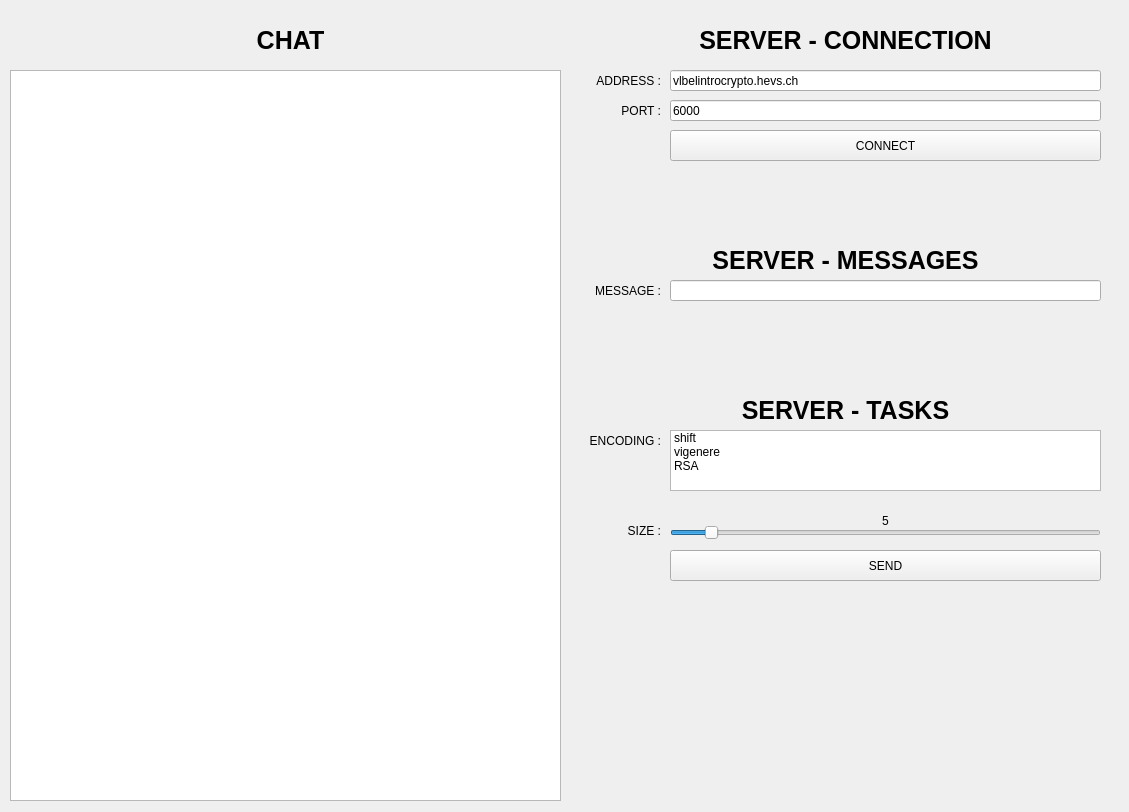
<?xml version="1.0" encoding="UTF-8"?>
<ui version="4.0">
 <class>MainWindow</class>
 <widget class="QMainWindow" name="MainWindow">
  <property name="geometry">
   <rect>
    <x>0</x>
    <y>0</y>
    <width>1129</width>
    <height>812</height>
   </rect>
  </property>
  <property name="mouseTracking">
   <bool>false</bool>
  </property>
  <property name="windowTitle">
   <string>Internet Secure Chat</string>
  </property>
  <property name="unifiedTitleAndToolBarOnMac">
   <bool>false</bool>
  </property>
  <widget class="QWidget" name="centralwidget">
   <widget class="QLineEdit" name="lineEdit_port">
    <property name="geometry">
     <rect>
      <x>670</x>
      <y>100</y>
      <width>431</width>
      <height>21</height>
     </rect>
    </property>
    <property name="text">
     <string>6000</string>
    </property>
   </widget>
   <widget class="QPlainTextEdit" name="plainTextEdit_chat">
    <property name="geometry">
     <rect>
      <x>10</x>
      <y>70</y>
      <width>551</width>
      <height>731</height>
     </rect>
    </property>
   </widget>
   <widget class="QLineEdit" name="lineEdit_address">
    <property name="geometry">
     <rect>
      <x>670</x>
      <y>70</y>
      <width>431</width>
      <height>21</height>
     </rect>
    </property>
    <property name="text">
     <string>vlbelintrocrypto.hevs.ch</string>
    </property>
   </widget>
   <widget class="QLabel" name="lbl_03">
    <property name="geometry">
     <rect>
      <x>570</x>
      <y>70</y>
      <width>91</width>
      <height>21</height>
     </rect>
    </property>
    <property name="text">
     <string>ADDRESS :</string>
    </property>
    <property name="alignment">
     <set>Qt::AlignmentFlag::AlignRight|Qt::AlignmentFlag::AlignTrailing|Qt::AlignmentFlag::AlignVCenter</set>
    </property>
   </widget>
   <widget class="QLabel" name="lbl_04">
    <property name="geometry">
     <rect>
      <x>570</x>
      <y>100</y>
      <width>91</width>
      <height>21</height>
     </rect>
    </property>
    <property name="text">
     <string>PORT :</string>
    </property>
    <property name="alignment">
     <set>Qt::AlignmentFlag::AlignRight|Qt::AlignmentFlag::AlignTrailing|Qt::AlignmentFlag::AlignVCenter</set>
    </property>
   </widget>
   <widget class="QLabel" name="lbl_01">
    <property name="geometry">
     <rect>
      <x>20</x>
      <y>30</y>
      <width>541</width>
      <height>21</height>
     </rect>
    </property>
    <property name="font">
     <font>
      <pointsize>19</pointsize>
      <bold>true</bold>
     </font>
    </property>
    <property name="text">
     <string>CHAT</string>
    </property>
    <property name="alignment">
     <set>Qt::AlignmentFlag::AlignCenter</set>
    </property>
   </widget>
   <widget class="QPushButton" name="btn_connect">
    <property name="geometry">
     <rect>
      <x>670</x>
      <y>130</y>
      <width>431</width>
      <height>31</height>
     </rect>
    </property>
    <property name="text">
     <string>CONNECT</string>
    </property>
   </widget>
   <widget class="QLabel" name="lbl_02">
    <property name="geometry">
     <rect>
      <x>580</x>
      <y>30</y>
      <width>531</width>
      <height>21</height>
     </rect>
    </property>
    <property name="font">
     <font>
      <pointsize>19</pointsize>
      <bold>true</bold>
     </font>
    </property>
    <property name="text">
     <string>SERVER - CONNECTION</string>
    </property>
    <property name="alignment">
     <set>Qt::AlignmentFlag::AlignCenter</set>
    </property>
   </widget>
   <widget class="QLabel" name="lbl_05">
    <property name="geometry">
     <rect>
      <x>580</x>
      <y>250</y>
      <width>531</width>
      <height>21</height>
     </rect>
    </property>
    <property name="font">
     <font>
      <pointsize>19</pointsize>
      <bold>true</bold>
     </font>
    </property>
    <property name="text">
     <string>SERVER - MESSAGES</string>
    </property>
    <property name="alignment">
     <set>Qt::AlignmentFlag::AlignCenter</set>
    </property>
   </widget>
   <widget class="QLineEdit" name="lineEdit_message">
    <property name="geometry">
     <rect>
      <x>670</x>
      <y>280</y>
      <width>431</width>
      <height>21</height>
     </rect>
    </property>
   </widget>
   <widget class="QLabel" name="lbl_06">
    <property name="geometry">
     <rect>
      <x>570</x>
      <y>280</y>
      <width>91</width>
      <height>21</height>
     </rect>
    </property>
    <property name="text">
     <string>MESSAGE :</string>
    </property>
    <property name="alignment">
     <set>Qt::AlignmentFlag::AlignRight|Qt::AlignmentFlag::AlignTrailing|Qt::AlignmentFlag::AlignVCenter</set>
    </property>
   </widget>
   <widget class="QLabel" name="lbl_07">
    <property name="geometry">
     <rect>
      <x>580</x>
      <y>400</y>
      <width>531</width>
      <height>21</height>
     </rect>
    </property>
    <property name="font">
     <font>
      <pointsize>19</pointsize>
      <bold>true</bold>
     </font>
    </property>
    <property name="text">
     <string>SERVER - TASKS</string>
    </property>
    <property name="alignment">
     <set>Qt::AlignmentFlag::AlignCenter</set>
    </property>
   </widget>
   <widget class="QLabel" name="lbl_08">
    <property name="geometry">
     <rect>
      <x>580</x>
      <y>430</y>
      <width>81</width>
      <height>21</height>
     </rect>
    </property>
    <property name="text">
     <string>ENCODING :</string>
    </property>
    <property name="alignment">
     <set>Qt::AlignmentFlag::AlignRight|Qt::AlignmentFlag::AlignTrailing|Qt::AlignmentFlag::AlignVCenter</set>
    </property>
   </widget>
   <widget class="QListWidget" name="listWidget_encode">
    <property name="geometry">
     <rect>
      <x>670</x>
      <y>430</y>
      <width>431</width>
      <height>61</height>
     </rect>
    </property>
    <item>
     <property name="text">
      <string>shift</string>
     </property>
    </item>
    <item>
     <property name="text">
      <string>vigenere</string>
     </property>
    </item>
    <item>
     <property name="text">
      <string>RSA</string>
     </property>
    </item>
   </widget>
   <widget class="QSlider" name="sl_size">
    <property name="geometry">
     <rect>
      <x>670</x>
      <y>520</y>
      <width>431</width>
      <height>25</height>
     </rect>
    </property>
    <property name="minimum">
     <number>1</number>
    </property>
    <property name="maximum">
     <number>50</number>
    </property>
    <property name="value">
     <number>5</number>
    </property>
    <property name="orientation">
     <enum>Qt::Orientation::Horizontal</enum>
    </property>
   </widget>
   <widget class="QLabel" name="lbl_09">
    <property name="geometry">
     <rect>
      <x>580</x>
      <y>520</y>
      <width>81</width>
      <height>21</height>
     </rect>
    </property>
    <property name="text">
     <string>SIZE :</string>
    </property>
    <property name="alignment">
     <set>Qt::AlignmentFlag::AlignRight|Qt::AlignmentFlag::AlignTrailing|Qt::AlignmentFlag::AlignVCenter</set>
    </property>
   </widget>
   <widget class="QLabel" name="lbl_10">
    <property name="geometry">
     <rect>
      <x>670</x>
      <y>510</y>
      <width>431</width>
      <height>21</height>
     </rect>
    </property>
    <property name="text">
     <string>5</string>
    </property>
    <property name="alignment">
     <set>Qt::AlignmentFlag::AlignCenter</set>
    </property>
   </widget>
   <widget class="QPushButton" name="btn_send">
    <property name="geometry">
     <rect>
      <x>670</x>
      <y>550</y>
      <width>431</width>
      <height>31</height>
     </rect>
    </property>
    <property name="text">
     <string>SEND</string>
    </property>
   </widget>
  </widget>
 </widget>
 <resources/>
 <connections/>
</ui>
